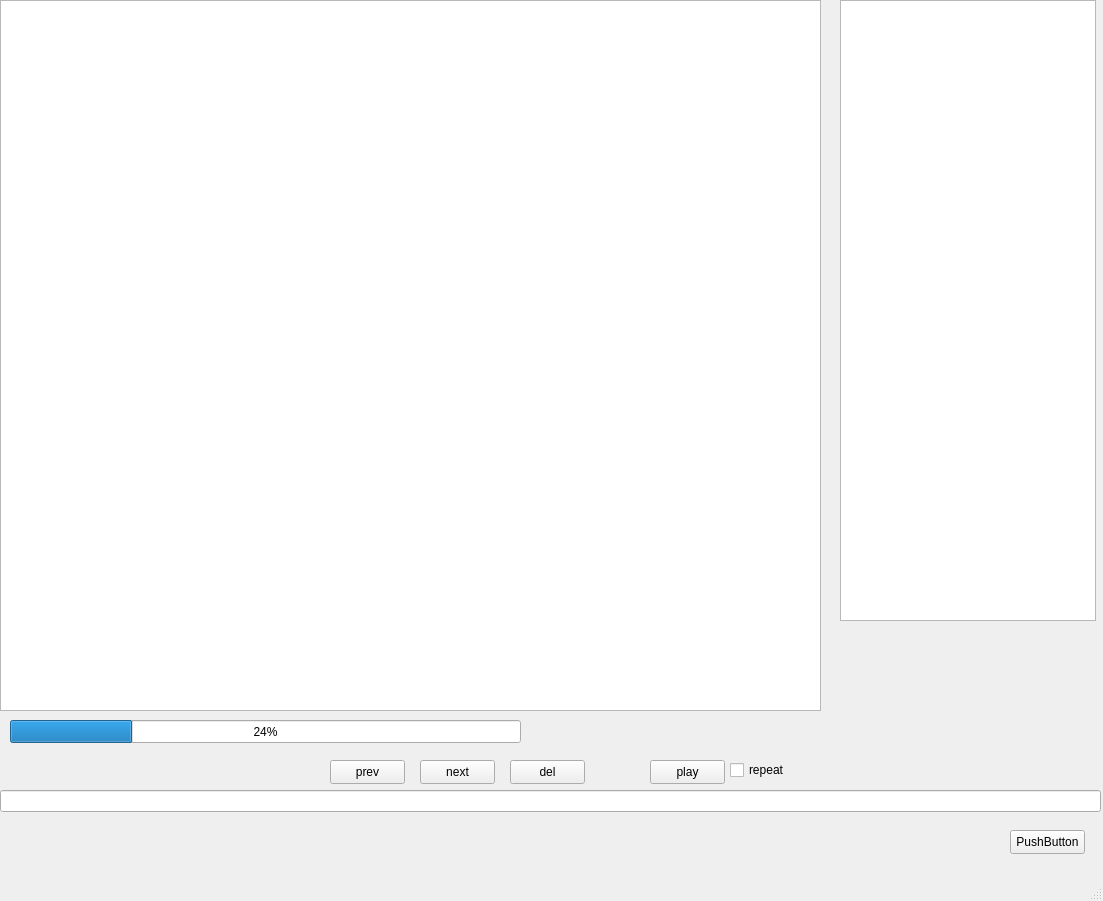
<?xml version="1.0" encoding="UTF-8"?>
<ui version="4.0">
 <class>MainWindow</class>
 <widget class="QMainWindow" name="MainWindow">
  <property name="geometry">
   <rect>
    <x>0</x>
    <y>0</y>
    <width>1103</width>
    <height>901</height>
   </rect>
  </property>
  <property name="windowTitle">
   <string>MainWindow</string>
  </property>
  <widget class="QWidget" name="centralwidget">
   <widget class="QPushButton" name="pushButtonbt_prev">
    <property name="geometry">
     <rect>
      <x>330</x>
      <y>760</y>
      <width>75</width>
      <height>24</height>
     </rect>
    </property>
    <property name="text">
     <string>prev</string>
    </property>
   </widget>
   <widget class="QPushButton" name="bt_next">
    <property name="geometry">
     <rect>
      <x>420</x>
      <y>760</y>
      <width>75</width>
      <height>24</height>
     </rect>
    </property>
    <property name="text">
     <string>next</string>
    </property>
   </widget>
   <widget class="QPushButton" name="bt_del">
    <property name="geometry">
     <rect>
      <x>510</x>
      <y>760</y>
      <width>75</width>
      <height>24</height>
     </rect>
    </property>
    <property name="text">
     <string>del</string>
    </property>
   </widget>
   <widget class="QPushButton" name="bt_play">
    <property name="geometry">
     <rect>
      <x>650</x>
      <y>760</y>
      <width>75</width>
      <height>24</height>
     </rect>
    </property>
    <property name="text">
     <string>play</string>
    </property>
   </widget>
   <widget class="QPushButton" name="pushButton_5">
    <property name="geometry">
     <rect>
      <x>1010</x>
      <y>830</y>
      <width>75</width>
      <height>24</height>
     </rect>
    </property>
    <property name="text">
     <string>PushButton</string>
    </property>
   </widget>
   <widget class="QCheckBox" name="checkBox">
    <property name="geometry">
     <rect>
      <x>730</x>
      <y>760</y>
      <width>76</width>
      <height>20</height>
     </rect>
    </property>
    <property name="text">
     <string>repeat</string>
    </property>
   </widget>
   <widget class="QLineEdit" name="txt_edit">
    <property name="geometry">
     <rect>
      <x>0</x>
      <y>790</y>
      <width>1101</width>
      <height>22</height>
     </rect>
    </property>
   </widget>
   <widget class="QProgressBar" name="progressBar">
    <property name="geometry">
     <rect>
      <x>10</x>
      <y>720</y>
      <width>511</width>
      <height>23</height>
     </rect>
    </property>
    <property name="value">
     <number>24</number>
    </property>
   </widget>
   <widget class="QTableView" name="tableView">
    <property name="geometry">
     <rect>
      <x>0</x>
      <y>0</y>
      <width>821</width>
      <height>711</height>
     </rect>
    </property>
   </widget>
   <widget class="QTableView" name="table_qualli">
    <property name="geometry">
     <rect>
      <x>840</x>
      <y>0</y>
      <width>256</width>
      <height>621</height>
     </rect>
    </property>
   </widget>
  </widget>
  <widget class="QMenuBar" name="menubar">
   <property name="geometry">
    <rect>
     <x>0</x>
     <y>0</y>
     <width>1103</width>
     <height>22</height>
    </rect>
   </property>
  </widget>
  <widget class="QStatusBar" name="statusbar"/>
 </widget>
 <resources/>
 <connections/>
</ui>
